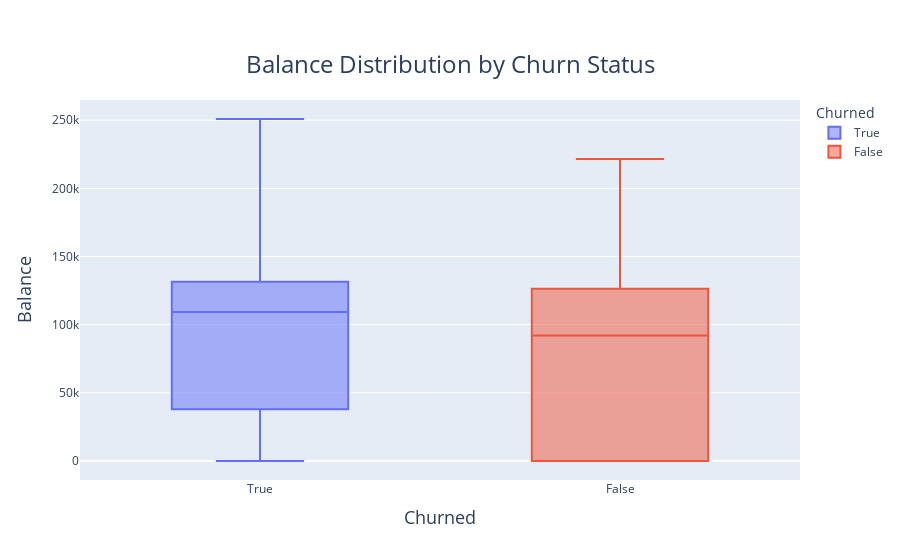

The notebook cell saved with this chart:
### Code cell
fig = px.box(churn_viz, x='Churned', y='Balance', color='Churned',
             title='Balance Distribution by Churn Status',
             labels={'Churned': 'Churned', 'Balance': 'Balance'})

# Customize the title and axis labels
fig.update_layout(
    title={
        'text': "Balance Distribution by Churn Status",
        'y': 0.9,
        'x': 0.5,
        'xanchor': 'center',
        'yanchor': 'top',
        'font': {'size': 24}  # Adjust the font size of the title
    },
    xaxis_title={
        'text': 'Churned',
        'font': {'size': 18}  # Adjust the x-axis title font size
    },
    yaxis_title={
        'text': 'Balance',
        'font': {'size': 18}  # Adjust the y-axis title font size
    }
)

fig.show()

### Figure 1 — Plotly figure (JSON) as saved in the notebook; plotly's stock layout.template omitted (floating-point values rounded to 4 significant figures; data arrays with more than 128 entries replaced by an {"elided": "..."} marker saying what was removed)
{"data": [{"alignmentgroup": "True", "hovertemplate": "Churned=%{x}<br>Balance=%{y}<extra></extra>", "legendgroup": "True", "marker": {"color": "#636efa"}, "name": "True", "notched": false, "offsetgroup": "True", "orientation": "v", "showlegend": true, "type": "box", "x": {"elided": "2037 str values"}, "x0": " ", "xaxis": "x", "y": {"elided": "2037 float values"}, "y0": " ", "yaxis": "y"}, {"alignmentgroup": "True", "hovertemplate": "Churned=%{x}<br>Balance=%{y}<extra></extra>", "legendgroup": "False", "marker": {"color": "#EF553B"}, "name": "False", "notched": false, "offsetgroup": "False", "orientation": "v", "showlegend": true, "type": "box", "x": {"elided": "7963 str values"}, "x0": " ", "xaxis": "x", "y": {"elided": "7963 float values"}, "y0": " ", "yaxis": "y"}], "layout": {"boxmode": "overlay", "legend": {"title": {"text": "Churned"}, "tracegroupgap": 0}, "title": {"font": {"size": 24}, "text": "Balance Distribution by Churn Status", "x": 0.5, "xanchor": "center", "y": 0.9, "yanchor": "top"}, "xaxis": {"anchor": "y", "categoryarray": ["True", "False"], "categoryorder": "array", "domain": [0, 1], "title": {"font": {"size": 18}, "text": "Churned"}}, "yaxis": {"anchor": "x", "domain": [0, 1], "title": {"font": {"size": 18}, "text": "Balance"}}}}
